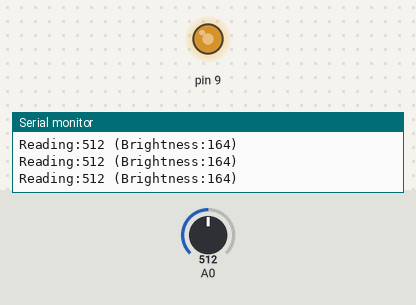
Bench run of a sketch on a simulated Arduino Uno, built with avr-gcc and run on an emulated ATmega328P. Shown: output pins drawn as LEDs (lit = HIGH), the last lines printed to the serial monitor. The inputs (shaded band) are chosen by the test bench; at power-on: A0 = 512.

Above: at 2.2 s.
2.3 s: A0 set to 716
At 2.9 s:
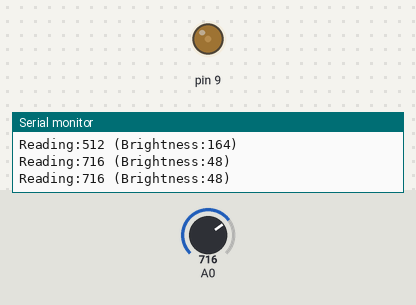
4.0 s: A0 set to 306
At 5.2 s:
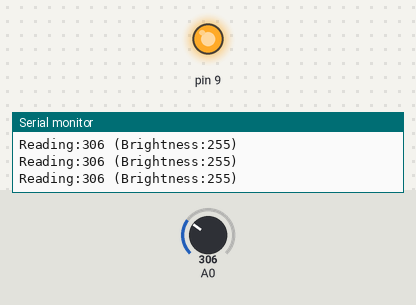
5.5 s: A0 set to 511
At 6.7 s:
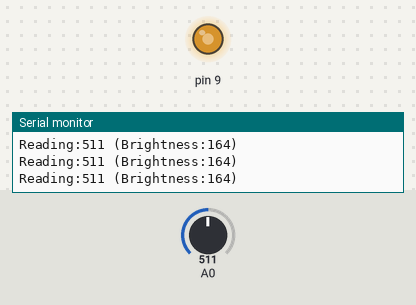
7.0 s: A0 set to 122
At 8.0 s:
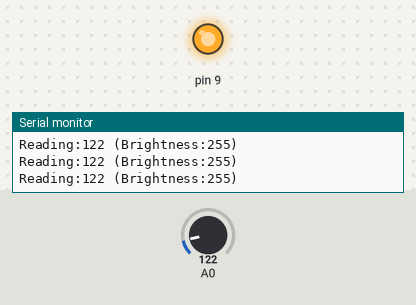
Timing chart, 0 to 9.5 s (numbered marks = the images above; inputs shaded):
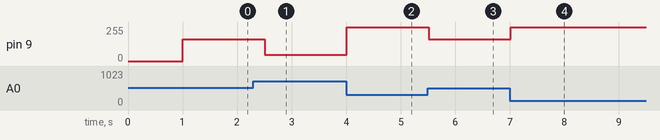

The sketch:

LightDependentResistor.ino
```cpp
/*
 * Light-Dependent Resistor (LDR)
 *
 *   A variable resistor controlled by light intensity of the surroundings.
 *   The higher the surrounding light intensity, the lower the resistance (the higher the read voltage by the analog pin).
 *
 *   Input read by analog pins, requires a Voltage Divider Circuit. Use 10k Ohm resistor as the constant resistor.
 */


int reading;
int brightness;

void setup() {
  pinMode(A0,INPUT);
  pinMode(9,OUTPUT);
  Serial.begin(9600);
  Serial.println("build 18-04-04\nLDR program commenced.\n\nFrequency:4");
  delay(1000);
}

void loop() {
  reading=analogRead(A0);
  Serial.print("\nReading:");
  Serial.print(reading);
  reading=constrain(reading,350,800);
  analogWrite(9,map(reading,350,800,255,0));
  brightness=map(reading,350,800,255,0);
  Serial.print(" (Brightness:");
  Serial.print(brightness);
  Serial.print(")");
  delay(250);
}
```

Measured:
- after the input at 2.3 s, pin 9: 164/255 → 48/255 after 0.21 s
- after the input at 4.0 s, pin 9: 48/255 → 255/255 at once
- after the input at 5.5 s, pin 9: 255/255 → 164/255 at once
- after the input at 7.0 s, pin 9: 164/255 → 255/255 at once
